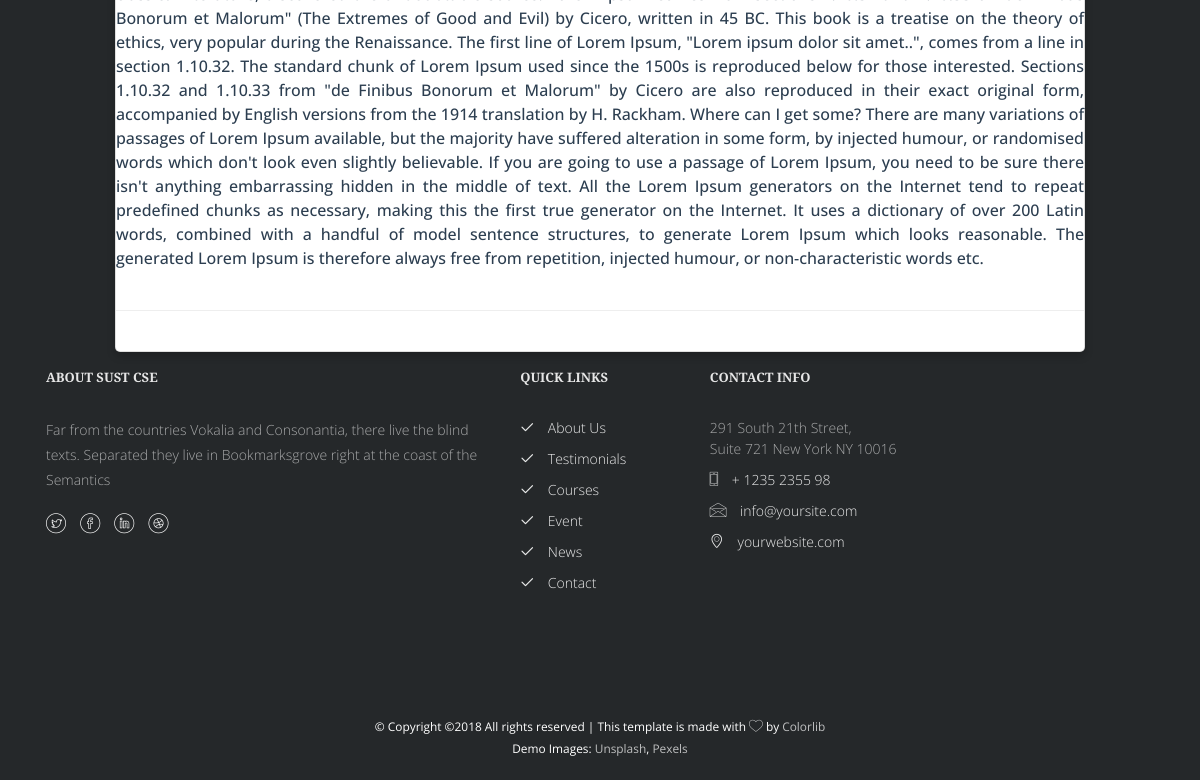
Before: /people/faculty/add_award (signed in, lower part) with the older database file.
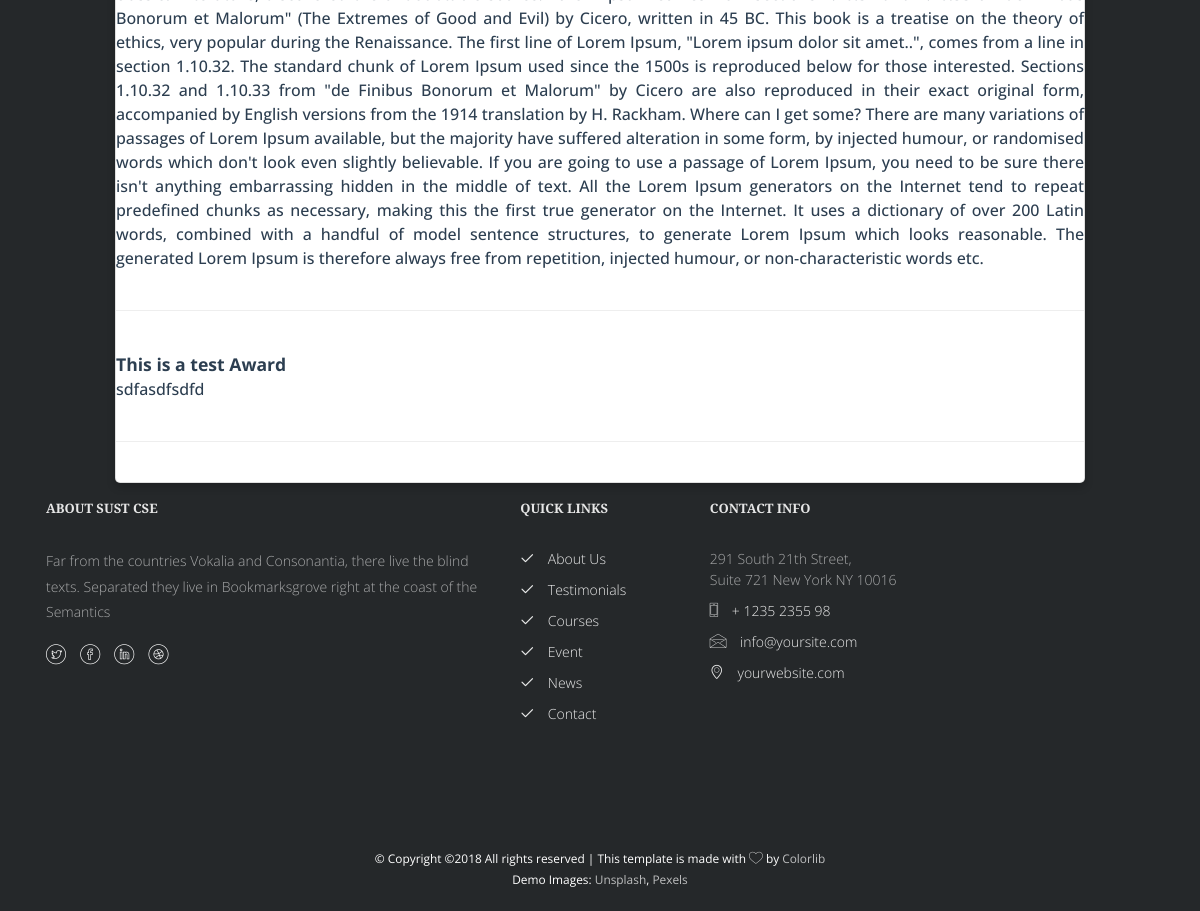
After: the same page with the newer database file.
### people/models.py (models this page shows, shortened)
class Award(models.Model):
    faculty = models.ForeignKey(Faculty, on_delete=models.CASCADE)
    title = models.CharField(max_length=500)
    details = models.TextField()
    image = models.ImageField(blank=True, null=True, upload_to='awards/images/')

### people/views.py (the view)
# urls.py: path('faculty/add_award', views.add_award, name='add_award'),
@login_required
@faculty_required
@transaction.atomic
def add_award(request):
    if request.method == 'POST':
        award_form = AwardForm(request.POST, request.FILES, user=request.user)
        if award_form.is_valid():
            award_form.save()
            return redirect('add_award')
        else:
            pass
    else:
        award_form = AwardForm(user=request.user)
    return render(request, 'people/faculty-add-award.html', {
        'award_form': award_form,
    })

### people/models.py (called while the page is built)
    def __str__(self):
        return self.name

### templates/people/faculty-add-award.html (shortened to what this page needs)
{% extends 'base.html' %}
{% block content %}
<br><br><br><br><br><br>
{% if user.is_authenticated %}
<br>
<br>
<div class="col-md-12">
    <div class="row">
        <div id="faculty_publication" class="col-md-10 col-md-offset-1">
            <div class="card">
                {% if user.faculty.award_set.all %}
                {% for award in user.faculty.award_set.all %}
                <p class="faculty_detail_description">
                    <span class="faculty-education-title">{{ award.title }}</span>
                    <span class="faculty-education-subtitle">{{ award.details }}</span>
                <hr>
                </p>
                {% endfor %}
                {% else %}
                <p class="faculty_detail_description">No Award Details Available</p>
                {% endif %}
            </div>
        </div>
    </div>
</div>
{% else %}
    <p>You have nothing to do here</p>
{% endif %}
{% endblock %}

Changed rows visible on the page:
added Award: title "This is a test Award", details "sdfasdfsdfd"
